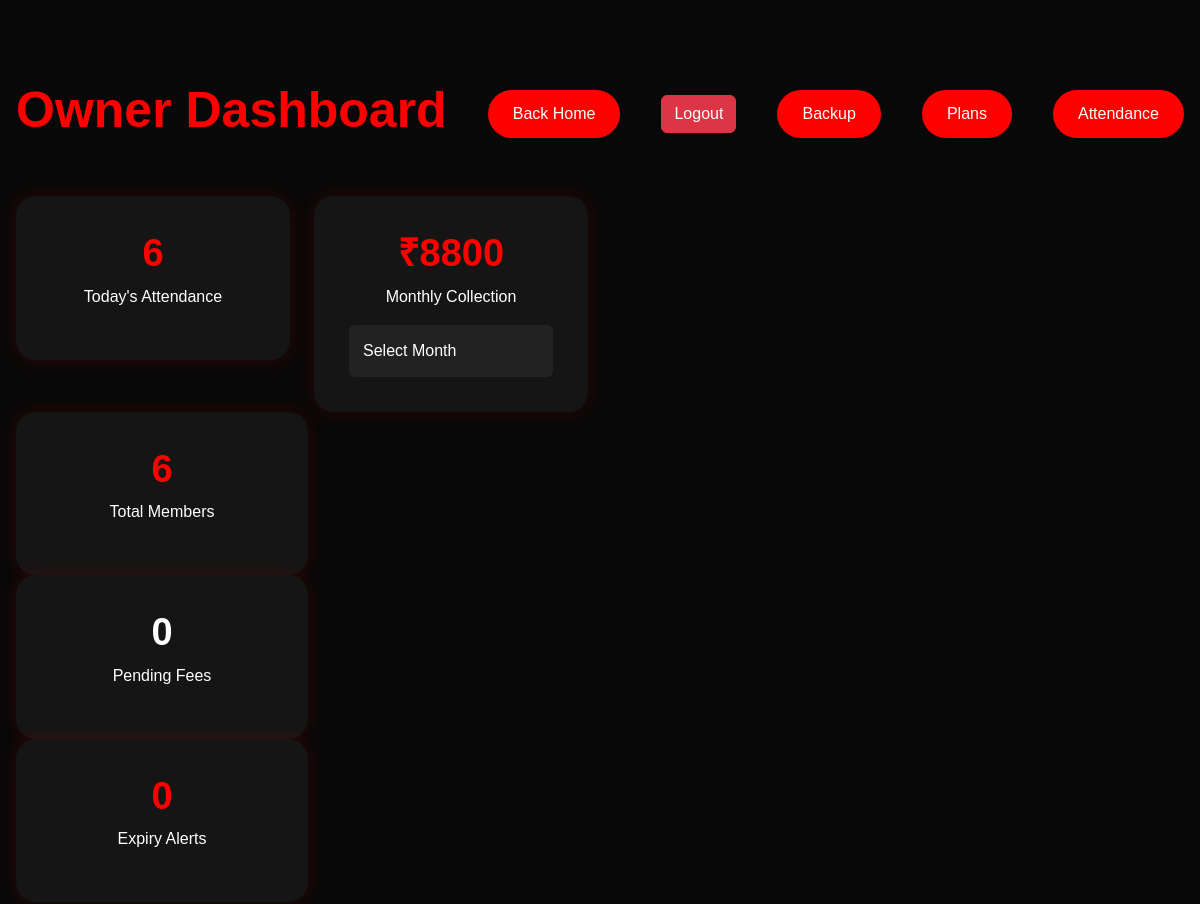
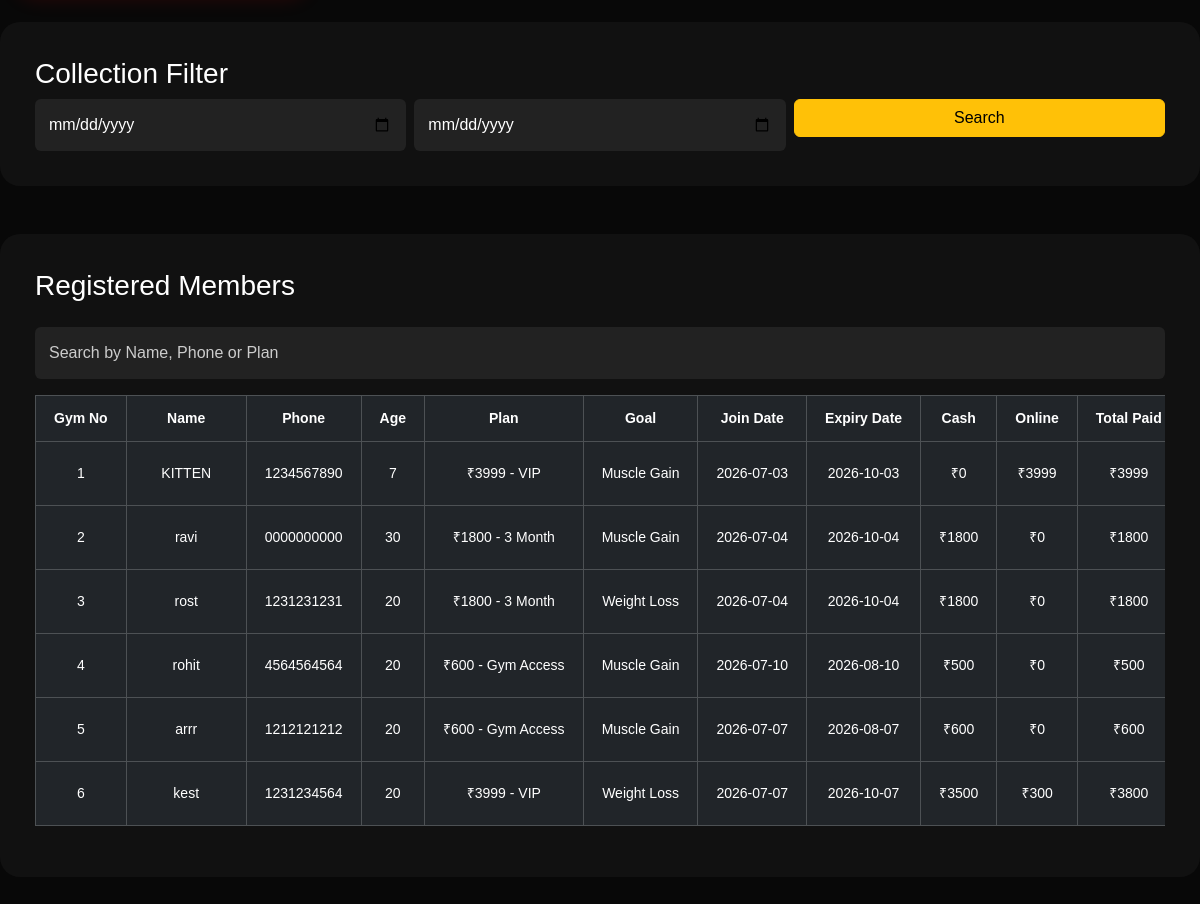
The app's page /owner-dashboard (signed in) with its own data (2 pictures, top to bottom).
### app.py (models this page shows)
class Member(db.Model):
    id = db.Column(db.Integer, primary_key=True)
    gym_number = db.Column(db.Integer, unique=True)
    name = db.Column(db.String(100))
    phone = db.Column(db.String(20))
    age = db.Column(db.Integer)
    plan = db.Column(db.String(100))
    goal = db.Column(db.String(100))
    join_date = db.Column(db.Date, default=date.today)
    expiry_date = db.Column(db.Date)
    payment_status = db.Column(db.String(20), default="Pending")
    paid_amount = db.Column(db.Integer, default=0)
    remaining_amount = db.Column(db.Integer, default=0)
    cash_paid = db.Column(db.Integer, default=0)
    online_paid = db.Column(db.Integer, default=0)
    is_active = db.Column(db.Boolean, default=True)

### app.py (the view, shortened to what this page needs)
@app.route("/owner-dashboard")
def owner_dashboard():
    if not session.get("owner_logged_in"):
        return redirect(url_for("owner_login"))
    members = Member.query.all()
    total_members = Member.query.count()
    pending_fees = sum(
        member.remaining_amount
        for member in members
    )
    expiring_members = Member.query.filter(
        Member.expiry_date.isnot(None),
        Member.expiry_date <= date.today() + timedelta(days=3)
    ).all()
    expiry_alerts = len(expiring_members)
    today_attendance_count = Attendance.query.filter_by(
        date=date.today()
    ).count()
    weekly_collection = sum(
        payment.amount
        for payment in Payment.query.filter(
            Payment.payment_date >= date.today() - timedelta(days=7)
        ).all()
    )
    selected_month = request.args.get("month", type=int)
    if selected_month:
        monthly_collection = sum(
            payment.amount
            for payment in Payment.query.filter(
                db.extract("month", Payment.payment_date) == selected_month,
                db.extract("year", Payment.payment_date) == date.today().year
            ).all()
        )
    else:
        monthly_collection = 0
    yearly_collection = sum(
        payment.amount
        for payment in Payment.query.filter(
            Payment.payment_date >= date.today() - timedelta(days=365)
        ).all()
    )
    total_fees = sum(
        payment.amount
        for payment in Payment.query.all()
    )
    start_date = request.args.get("start_date")
    end_date = request.args.get("end_date")
    filtered_collection = None
    return render_template(
        "owner-dashboard.html",
        members=members,
        total_members=total_members,
        pending_fees=pending_fees,
        total_fees=total_fees,
        expiry_alerts=expiry_alerts,
        expiring_members=expiring_members,
        today_attendance_count=today_attendance_count,
        weekly_collection=weekly_collection,
        monthly_collection=monthly_collection,
        yearly_collection=yearly_collection,
        current_date=date.today(),
        selected_month=selected_month,
        start_date=start_date,
        end_date=end_date,
        filtered_collection=filtered_collection
    )

### templates/owner-dashboard.html (shortened to what this page needs)
<!DOCTYPE html>
<html>
<head>
    <link href="https://cdn.jsdelivr.net/npm/bootstrap@5.3.3/dist/css/bootstrap.min.css" rel="stylesheet">
    <link rel="stylesheet" href="{{ url_for('static', filename='css/style.css') }}">
</head>
<body>
<section class="dashboard-section">
    <div class="container-fluid px-3">
        <div class="d-flex justify-content-between align-items-center mb-4">
            <h2 class="section-title">Owner Dashboard</h2>
            <a href="{{ url_for('home') }}"
class="main-btn">
Back Home
</a>
<a href="{{ url_for('owner_logout') }}"
class="btn btn-danger">
Logout
</a>
<a href="{{ url_for('backup') }}"
class="main-btn">
Backup
</a>
<a href="{{ url_for('plans') }}"
class="main-btn">
Plans
</a>
            <a href="{{ url_for('attendance') }}" class="main-btn">
    Attendance
</a>
        </div>
        <div class="row g-4 mt-4">
            <div class="col-md-3">
    <div class="dashboard-card">
        <h3>{{ today_attendance_count }}</h3>
        <p>Today's Attendance</p>
    </div>
</div>
<div class="col-md-3">
    <div class="dashboard-card">
        <h3>₹{{ weekly_collection }}</h3>
<p>Monthly Collection</p>
<form method="GET">
<select
name="month"
class="form-control mt-2"
onchange="this.form.submit()">
<option value="">
Select Month
</option>
</select>
</form>
    </div>
</div>
</div>
            <div class="col-md-3">
                <div class="dashboard-card">
                    <h3>{{ total_members }}</h3>
                    <p>Total Members</p>
                </div>
            </div>
            <div class="col-md-3">
                <div class="dashboard-card">
                    <h3>
<a href="{{ url_for('pending_members') }}"
style="color:white;text-decoration:none;">
{{ pending_fees }}
</a>
</h3>
<p>Pending Fees</p>
                </div>
            </div>
            <div class="col-md-3">
                <div class="dashboard-card">
                   <h3>{{ expiry_alerts }}</h3>
<p>Expiry Alerts</p>
                </div>
            </div>
        </div>
        <div class="dashboard-table mt-4">
<h3>
Collection Filter
</h3>
<form method="GET"
class="row g-2">
<div class="col-md-4">
<input
type="date"
name="start_date"
class="form-control"
value="{{start_date}}">
</div>
<div class="col-md-4">
<input
type="date"
name="end_date"
class="form-control"
value="{{end_date}}">
</div>
<div class="col-md-4">
<button
class="btn btn-warning w-100">
Search
</button>
</div>
</form>
</div>
<div class="dashboard-table mt-5">
            <h3 class="mb-4">Registered Members</h3>
            <input
type="text"
id="searchMember"
class="form-control mb-3"
placeholder="Search by Name, Phone or Plan">
<div class="table-responsive">
            <table class="table table-dark table-hover table-bordered">
                <thead>
                    <tr>
                        <th>Gym No</th>
                        <th>Name</th>
                        <th>Phone</th>
                        <th>Age</th>
                        <th>Plan</th>
                        <th>Goal</th>
                        <th>Join Date</th>
                        <th>Expiry Date</th>
                        <th>Cash</th>
                        <th>Online</th>
                        <th>Total Paid</th>
                    </tr>
                </thead>
                <tbody>
{% for member in members %}
<tr class="
">
    <td>{{ member.gym_number }}</td>
    <td>{{ member.name }}</td>
    <td>{{ member.phone }}</td>
    <td>{{ member.age }}</td>
    <td>{{ member.plan }}</td>
    <td>{{ member.goal }}</td>
    <td>{{ member.join_date }}</td>
    <td>{{ member.expiry_date }}</td>
    <td>₹{{ member.cash_paid }}</td>
<td>₹{{ member.online_paid }}</td>
<td>₹{{ member.paid_amount }}</td>
</tr>
{% else %}
<tr>
    <td colspan="14" class="text-center">
        No members registered yet.
    </td>
</tr>
{% endfor %}
</tbody>
            </table>
        </div>
        </div>
</section>
</body>
</html>

### static/css/style.css (style rules this page uses)
* { margin: 0; padding: 0; box-sizing: border-box; scroll-behavior: smooth; }
body { background: #080808; color: #fff; font-family: Arial, sans-serif; }
.main-btn { display: inline-block; padding: 14px 35px; background: red; color: #fff; text-decoration: none; border-radius: 40px; transition: background 0.3s ease; }
.section-title { font-size: 50px; font-weight: 700; color: red; }
.form-control { padding: 14px; color: #fff; background: #222; border: none; }
.form-control::placeholder { color: #ccc; opacity: 1; }
.form-control { color: #fff !important; background: #222 !important; }
.dashboard-section { min-height: 100vh; padding: 80px 0; background: #080808; }
.dashboard-card { padding: 35px; text-align: center; background: #151515; border-radius: 20px; box-shadow: 0 0 20px rgba(255, 0, 0, 0.15); }
.dashboard-card h3 { color: red; font-size: 38px; font-weight: 700; }
.dashboard-table { padding: 35px; background: #111; border-radius: 20px; }
.main-btn { background:red; color:white; padding:12px 25px; border:none; border-radius:30px; }
.table-responsive { overflow-x:auto; }
.table-responsive { overflow-x:auto; -webkit-overflow-scrolling:touch; }
.dashboard-table { overflow-x:auto; }
.dashboard-table table { min-width:1500px; width:max-content; }
.table th, .table td { padding:4px 6px; font-size:13px; }
.table { table-layout: fixed; width:100%; }
.table th, .table td { white-space: nowrap; }
.dashboard-table table { table-layout: auto; width: max-content; min-width: 1400px; }
.dashboard-table th, .dashboard-table td { padding:8px; font-size:13px; white-space:nowrap; text-align:center; }
.dashboard-table th:nth-child(1), .dashboard-table td:nth-child(1) { width:70px; }
.dashboard-table th:nth-child(2), .dashboard-table td:nth-child(2) { width:120px; }
.dashboard-table th:nth-child(5), .dashboard-table td:nth-child(5) { width:150px; }
.dashboard-table th, .dashboard-table td { white-space: nowrap; vertical-align: middle; }
.table-responsive { overflow-x: auto; }
.dashboard-table th { white-space:nowrap; padding:12px 18px; font-size:14px; }
.dashboard-table td { white-space:nowrap; padding:12px 18px; font-size:14px; }

### records on screen
Member: gym_number "1", name "KITTEN", phone "1234567890", age "7", plan "₹3999 - VIP", goal "Muscle Gain", join_date "2026-07-03", expiry_date "2026-10-03", cash_paid "0", online_paid "3999", paid_amount "3999"
Member: gym_number "2", name "ravi", phone "0000000000", age "30", plan "₹1800 - 3 Month", goal "Muscle Gain", join_date "2026-07-04", expiry_date "2026-10-04", cash_paid "1800", online_paid "0", paid_amount "1800"
Member: gym_number "3", name "rost", phone "1231231231", age "20", plan "₹1800 - 3 Month", goal "Weight Loss", join_date "2026-07-04", expiry_date "2026-10-04", cash_paid "1800", online_paid "0", paid_amount "1800"
Member: gym_number "4", name "rohit", phone "4564564564", age "20", plan "₹600 - Gym Access", goal "Muscle Gain", join_date "2026-07-10", expiry_date "2026-08-10", cash_paid "500", online_paid "0", paid_amount "500"
Member: gym_number "5", name "arrr", phone "1212121212", age "20", plan "₹600 - Gym Access", goal "Muscle Gain", join_date "2026-07-07", expiry_date "2026-08-07", cash_paid "600", online_paid "0", paid_amount "600"
Member: gym_number "6", name "kest", phone "1231234564", age "20", plan "₹3999 - VIP", goal "Weight Loss", join_date "2026-07-07", expiry_date "2026-10-07", cash_paid "3500", online_paid "300", paid_amount "3800"

### other values on screen
{{ today_attendance_count }} "6"
{{ weekly_collection }} "8800"
{{ total_members }} "6"
{{ pending_fees }} "0"
{{ expiry_alerts }} "0"
